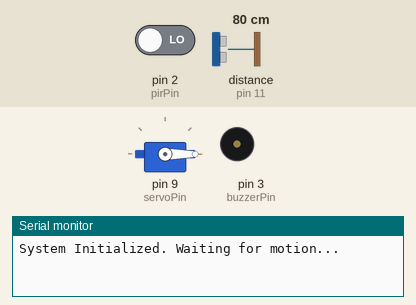
The sketch below on a simulated Arduino Uno, built with avr-gcc and run on an emulated ATmega328P. On the bench: servo, buzzer (waves = sounding, pin HIGH), the last lines printed to the serial monitor. Wiring (inferred from the names in the program): ultrasonic range finder: trigger pin 10; echo pin 11. The test bench sets the inputs (shaded band); at power-on: distance to the obstacle (sensor on pin 11) 80 cm, pin 2 (pirPin) LOW. The echo pulse lasts 58.3 µs per cm; pins used as bus, display or sensor lines are not drawn.

Above: at 1.2 s.
1.3 s: distance to the obstacle (sensor on pin 11) set to 17 cm
2.8 s: distance to the obstacle (sensor on pin 11) set to 14 cm
At 4.0 s:
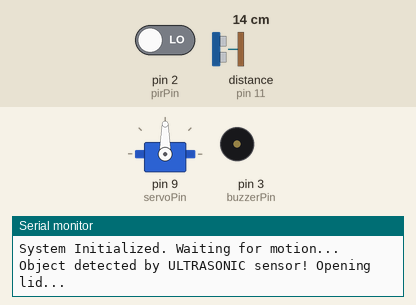
5.8 s: distance to the obstacle (sensor on pin 11) set to 18 cm
At 6.3 s:
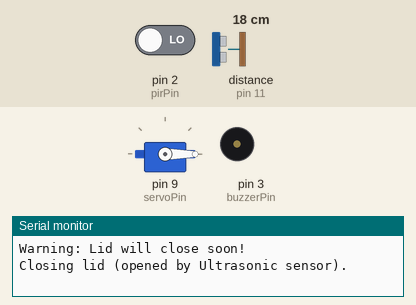
7.4 s: pin 2 (pirPin) driven HIGH
At 8.4 s:
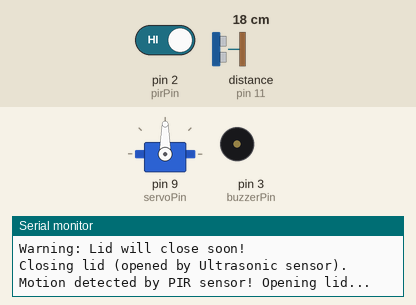
8.9 s: pin 2 (pirPin) driven LOW
At 10.9 s:
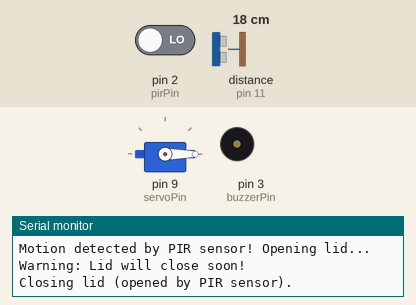
Timing chart, 0 to 12.4 s (numbered marks = the images above; inputs shaded):
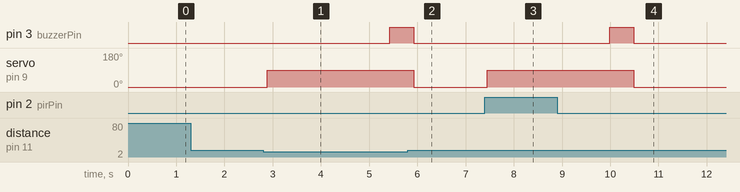

Measured:
- the behaviour switches between 16 and 15 cm on distance to the obstacle (sensor on pin 11) (found by bisection; images 0 and 1)
- after the input at 1.3 s, every drawn part: stays the same
- after the input at 2.8 s, pin 3 (buzzerPin): LOW → HIGH after 2.6 s; servo on pin 9 (servoPin): 0° → 90° after 0.09 s
- after the input at 5.8 s, servo on pin 9 (servoPin): goes on until 5.9 s, then stays 0°
- after the input at 7.4 s, servo on pin 9 (servoPin): 0° → 90° after 0.05 s
- after the input at 8.9 s, servo on pin 9 (servoPin): goes on until 10.5 s, then stays 0°

The sketch:

smart_dustbin.ino
```cpp
#include <Servo.h>

// --- Pin Configuration ---
const int pirPin = 2;     // PIR motion sensor pin
const int servoPin = 9;   // Servo motor control pin
const int trigPin = 10;   // Ultrasonic trigger pin
const int echoPin = 11;   // Ultrasonic echo pin
const int buzzerPin = 3;  // Buzzer pin

Servo trashLidServo;  // Servo object for controlling the lid

// --- Timings (milliseconds) ---
const unsigned long lidOpenTime = 3000;  // Total lid open duration
const unsigned long warningTime = 2500;  // Warning time before closing

// --- State Variables ---
bool lidIsOpen = false;
bool triggeredByUltrasonic = false;
bool triggeredByPIR = false;
unsigned long lastMotionTime = 0;

void setup() {
  pinMode(pirPin, INPUT);
  pinMode(trigPin, OUTPUT);
  pinMode(echoPin, INPUT);
  pinMode(buzzerPin, OUTPUT);

  trashLidServo.attach(servoPin);
  trashLidServo.write(0);  // Start with lid closed

  Serial.begin(9600);
  Serial.println("System Initialized. Waiting for motion...");
}

void loop() {
  // --- Sensor Readings ---
  long distance = measureDistance();   // Measure distance from ultrasonic sensor
  int pirState = digitalRead(pirPin);  // Check motion detection

  // --- ULTRASONIC Trigger ---
  // Open lid if object detected within 15 cm
  if (distance > 0 && distance < 15 && !lidIsOpen) {
    Serial.println("Object detected by ULTRASONIC sensor! Opening lid...");
    openLid(true);
  }

  // --- PIR Trigger ---
  // Open lid if PIR detects motion and object is nearby (<30 cm)
  if (distance < 30 && pirState == HIGH && !lidIsOpen) {
    Serial.println("Motion detected by PIR sensor! Opening lid...");
    openLid(false);
  }

  // --- Warning and Auto-Close ---
  if (lidIsOpen && (millis() - lastMotionTime > warningTime)) {
    warnBeforeClose();
    if (millis() - lastMotionTime > lidOpenTime) {
      closeLid();
    }
  }

  delay(100);  // Small delay for stability
}

// ------------------- Functions -------------------

// Open the lid — specify if triggered by ultrasonic or PIR
void openLid(bool byUltrasonic) {
  trashLidServo.write(90);  // Rotate servo to open position
  lidIsOpen = true;
  triggeredByUltrasonic = byUltrasonic;
  triggeredByPIR = !byUltrasonic;
  lastMotionTime = millis();  // Record time for closure timing
}

// Sound buzzer as a warning before closing
void warnBeforeClose() {
  Serial.println("Warning: Lid will close soon!");
  digitalWrite(buzzerPin, HIGH);
  delay(500);
  digitalWrite(buzzerPin, LOW);
}

// Close the lid and indicate which sensor triggered it
void closeLid() {
  trashLidServo.write(0);  // Close lid

  if (triggeredByPIR)
    Serial.println("Closing lid (opened by PIR sensor).");
  else if (triggeredByUltrasonic)
    Serial.println("Closing lid (opened by Ultrasonic sensor).");
  else
    Serial.println("Closing lid (trigger source unknown).");

  lidIsOpen = false;
  triggeredByPIR = false;
  triggeredByUltrasonic = false;
}

// Measure distance using ultrasonic sensor
long measureDistance() {
  digitalWrite(trigPin, LOW);
  delayMicroseconds(2);
  digitalWrite(trigPin, HIGH);
  delayMicroseconds(10);
  digitalWrite(trigPin, LOW);

  long duration = pulseIn(echoPin, HIGH, 30000);  // Timeout 30ms
  if (duration == 0) return -1;                   // No valid reading
  return duration * 0.034 / 2;                    // Convert to cm
}
```
